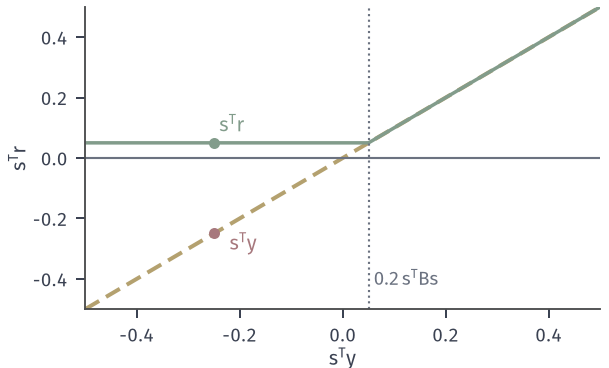

This figure's Python source:
from pathlib import Path
import sys
sys.path.insert(0, str(Path(__file__).resolve().parents[1]/"sqp-common"))
from sqp_fig import *
HERE = Path(__file__).resolve().parent
# sTr as a function of sTy with sTBs=.25 (the example), damping factor c=.2.
sBs=.25; v=np.linspace(-.5,.5,400); c=.2
def rr(u):
    th=1. if u>=c*sBs else (1-c)*sBs/(sBs-u); return th*u+(1-th)*sBs
fig,ax=figure(width_mm=86,height_mm=52); panels(fig,.14,.985,.98,.16,0)
ax.plot(v,v,color=YELLOW,lw=1.6,ls=(0,(4,2))); ax.plot(v,[rr(u) for u in v],color=GREEN,lw=1.4)
ax.axhline(0,color=MUTED,lw=.85); ax.axvline(c*sBs,color=MUTED,lw=.85,ls=':')
ax.plot([-.25],[-.25],'o',color=RED,ms=4.4,mew=0); ax.plot([-.25],[rr(-.25)],'o',color=GREEN,ms=4.4,mew=0)
ax.text(-.24,.085,'$\\mathbf{s}^{T}\\mathbf{r}$',color=GREEN,fontsize=8,ha='left'); ax.text(-.22,-.285,'$\\mathbf{s}^{T}\\mathbf{y}$',color=RED,fontsize=8,ha='left',va='center')
ax.text(c*sBs+.01,-.42,'$0.2\\,\\mathbf{s}^{T}\\mathbf{B}\\mathbf{s}$',fontsize=7.5,color=MUTED)
ax.set_xlim(-.5,.5); ax.set_ylim(-.5,.5); ax.set_xticks([-.4,-.2,0,.2,.4]); ax.set_yticks([-.4,-.2,0,.2,.4]); ax.set_xlabel('$\\mathbf{s}^{T}\\mathbf{y}$',labelpad=1); ax.set_ylabel('$\\mathbf{s}^{T}\\mathbf{r}$',labelpad=1)
save(fig,HERE,'figure',{'sBs':sBs,'c':c,'r_at_-.25':rr(-.25)})
